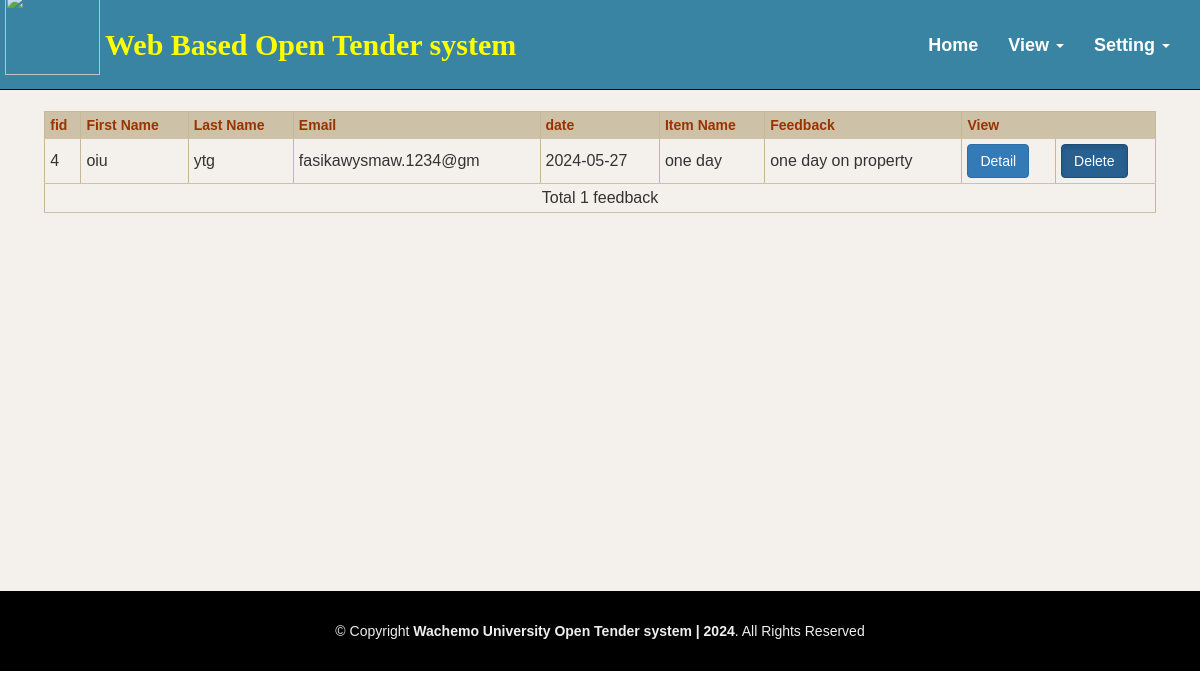
The page /viewfeedbacksc.php on the database its author committed.
### tables this page shows
CREATE TABLE `feedback` (
  `fid` int(100) NOT NULL,
  `itemname` varchar(20) DEFAULT NULL,
  `itemmodel` varchar(20) DEFAULT NULL,
  `firstname` varchar(20) DEFAULT NULL,
  `lastname` varchar(20) DEFAULT NULL,
  `email` varchar(20) NOT NULL,
  `date` date NOT NULL,
  `message` varchar(20) DEFAULT NULL,
  `status` int(100) DEFAULT NULL
);

### viewfeedbacksc.php (the view, shortened to what this page needs)
<?php
$mysql=mysqli_connect('localhost','root','');
		?>
<html>
<head>
 <link rel="stylesheet" href="css/fontawesome.min.css">
  <link rel="stylesheet" href="css1/mystyle1.min.css">
 <link href="css/animate/animate.min.css" rel="stylesheet">
 <link href="css/ionicons/css/ionicons.min.css" rel="stylesheet">
  <link rel="stylesheet" type="text/css" href="css/login33.css">
<link rel="stylesheet" type="text/css" href="css/stylelogin.css">
  <link rel="stylesheet" type="text/css" href="css/index.css">
  <link rel="stylesheet" href="css/fontawesome.min.css">
</head>
<body data-spy="scroll" data-target=".navbar" data-offset="50">
<nav class="navbar navbar-inverse navbar-fixed-top">
  <div class="container-fluid">
  <div class="navbar-header">
     <h3> <a class="navbar-brand1" href="#">Web Based Open Tender system</a></h3>
     <a href="index.php"><img style="margin-top:-90px;margin-left:-10px;" src="images/ww.png" width="95px"
   height="85px"></a>
    </div>
    <div>
      <div class="collapse navbar-collapse" id="myNavbar">
        <ul class="nav menu">
           <li> <a href="scientificdirector.php" ><span class="glyphicon glyphicon-home"></span>Home</a></li>
            <li class="dropdown"><a class="dropdown-toggle" data-toggle="dropdown" href="#">View <span class="caret"></span></a>
          </li>
          <li class="dropdown"><a class="dropdown-toggle" data-toggle="dropdown" href="#">Setting <span class="caret"></span></a>
          </li>
        </ul>
      </div>
    </div>
  </div>
</nav>
  <a href="javascript:void(0);" style="font-size:15px;" class="icon" onclick="myFunction()">&#9776;</a>
<div id="section1" class="container-fluid" style="visibility: visible; animation-name: fadeInUp; -webkit-animation-name: fadeInUp;">
<table border="1" width="1600" align="center" cellpadding="3" class="mytable" cellspacing="0">
                <tr>
<th>fid </th>
<th>First Name </th> <th>Last Name </th><th>Email </th><th> date </th><th>Item Name</th><th>Feedback</th>
<th colspan="2">View</th>
            </tr>
			  <?php
			  $result = mysqli_query($mysql,"SELECT * FROM feedback");
while($show = mysqli_fetch_array($result)){
		$fid=$show['fid'];$firstname=$show['firstname'];$email=$show['email'];$date=$show['date'];
		$feedback=$show['message'];$lastname=$show['lastname'];
		$im=$show['itemname'];
		?>
		<tr>
<td><?php echo $fid ?></td><td><?php echo $firstname ?></td> <td><?php echo $lastname ?></td>
<td><?php echo $email ?></td>
<td><?php echo $date ?></td>
<td><?php echo $im ?></td>
<td><?php echo $feedback ?></td>
<td>
<button type="button" class="btn btn-primary detailbtn"> Detail </button></td>
<td style="color:blue;"><button type="button" class="btn btn-primary active   deletebtn">Delete</button></td>
</tr>
<?php
  }
  $sql="SELECT * FROM feedback ";
  $result=mysqli_query($mysql,$sql);
	$records = mysqli_num_rows($result);
    ?>
	 <tr>
              <td align="center" colspan="15" ><?php echo "Total ".$records." feedback"; ?> </td>
            </tr>
			<?php
print( "</table>");
?>
</div>
<footer id="footer">
    <div class="container">
      <div class="copyright">
      © Copyright <strong>Wachemo University Open Tender system | 2024</strong>. All Rights Reserved
      </div>
                        </div>
  </footer>
</body>
</html>

### css/stylelogin.css (style rules this page uses)
*,:after,:before { box-sizing:border-box }
a { color:inherit;text-decoration:none }

### css/index.css (style rules this page uses)
body { margin: 0; font-family: Arial, Helvetica, sans-serif; background-color:none; overflow-y:none; }
#section1 { overflow-y: scroll; background-color:#F4F0EC; }
.collapse { float:right; font-size:20px;margin-right:40px; }
.navbar { background-color:#3884a2; height:90px; }
.navbar-brand1 { margin-left:90px;margin-top:-60px;font-size:30px;font-family:san serif;font-weight:bold;color:yellow;line-height:50px; }
ul li a { font-size:18px; font-family:sans-serif; color:white; font-weight:bold; line-height:70px; }
ul { list-style-type: none; backgjround-color: #333; margin-right:-40px; }
li { float: left; }
li a { display: block; color: white; text-align: center; padding: 44px 46px; text-decoration: none; }
.active { background-color: #4CAF50; color: white; }
#footer { position:absolute; width:100%; background: #000; padding: 0 0 30px 0; color: #eee; font-size: 14px; margin-bottom:-100px; }
#footer .copyright { text-align: center; padding-top: 30px; }

### viewfeedbacksc.php (style rules this page uses)
table { width: 95%; background:#DDffe; border: 1px solid #C5B798; margin-top: 40px; margin-bottom: 0px; }
td { border-bottom: 1px solid #CDC1A7; padding: 5px; }
th { font-family: "Trebuchet MS", Arial, Verdana; font-size: 14px; padding: 5px; border-bottom-width: 1px; border-bottom-style: solid; border-bottom-color: #CDC1A7; background-color: #CDC1A7; color: #993300; }
table { margin-top:40px; }
body { position: relative; }
#section1 { padding-top:50px;height:570px;color: #fff; }

### rows shown on the page
feedback: fid "4", firstname "oiu", lastname "ytg", email "fasikawysmaw.1234@gm", date "2024-05-27", itemname "one day", message "one day on property"

### other values the page prints
$records "1"
